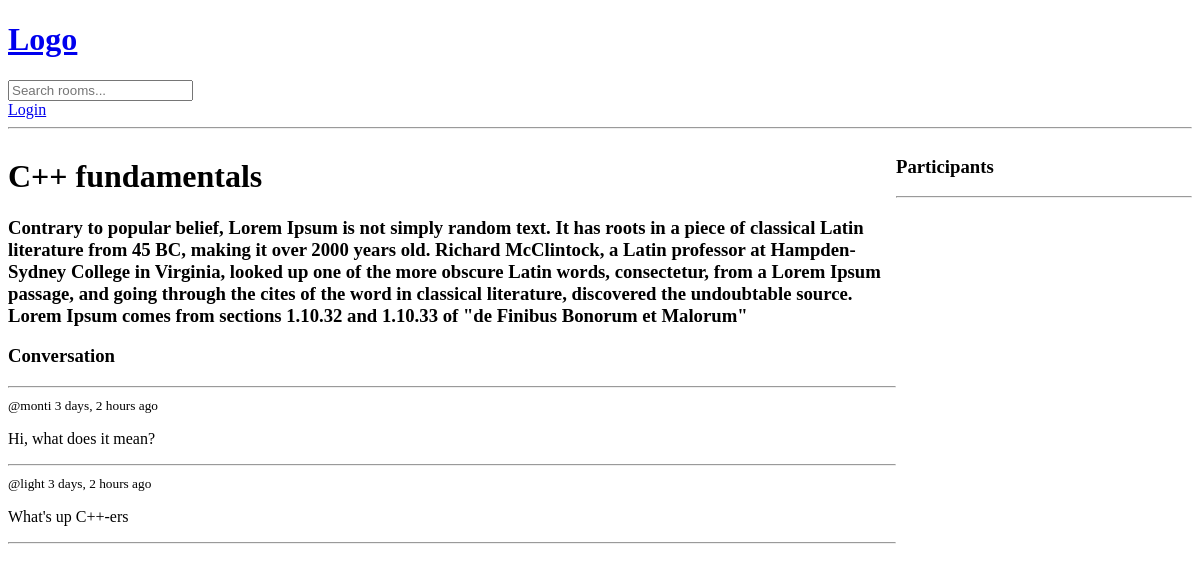
The page /room/4/ on the database as committed earlier.
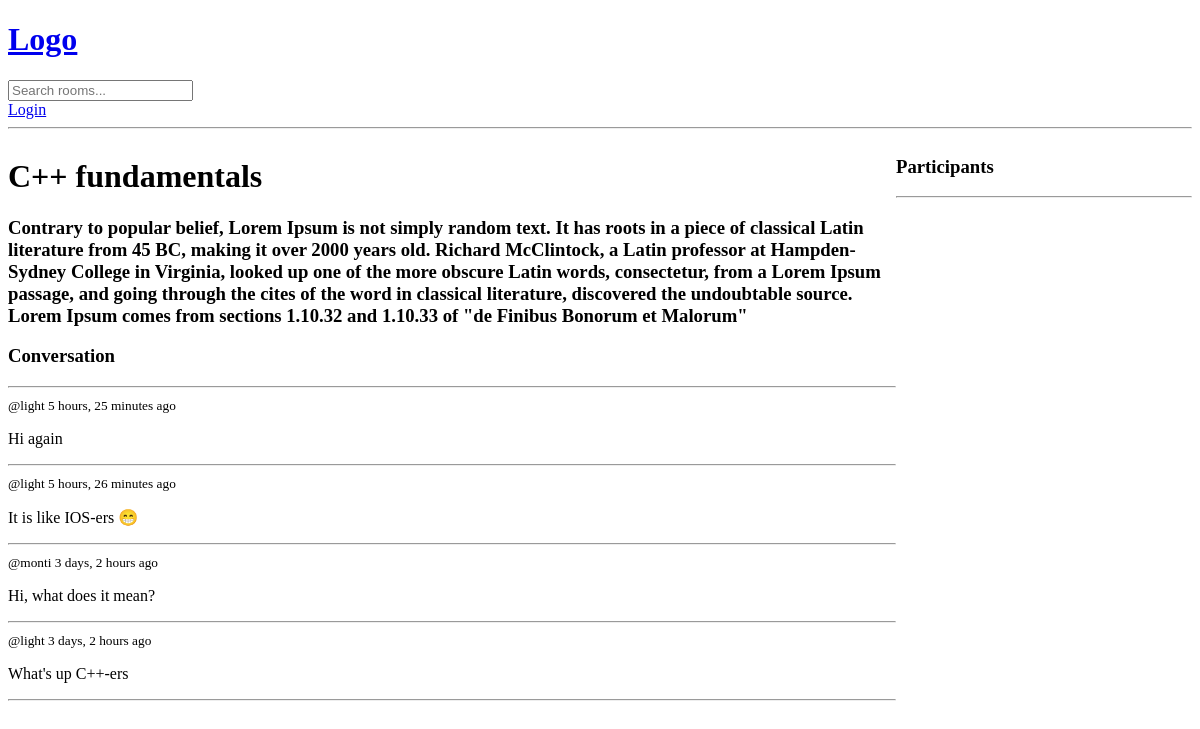
The same page on the database as committed later.
### base/models.py (models this page shows, shortened)
class Message(models.Model):
    user = models.ForeignKey(User, on_delete=models.CASCADE)
    room = models.ForeignKey(Room, on_delete=models.CASCADE)
    body = models.TextField()
    updated = models.DateTimeField(auto_now=True)
    created = models.DateTimeField(auto_now_add=True)
    class Meta:
        ordering = ['-updated', '-created']

### base/views.py (the view, shortened to what this page needs)
# urls.py: path('room/<str:pk>/', views.room, name="room"),
def room(request: any, pk: str) -> HttpResponse:
    room = Room.objects.get(id=pk)
    room_messages = room.message_set.all()
    participants = room.participants.all()
    context = {
        'room' : room,
        'room_messages' : room_messages,
        'participants' : participants
    }
    return render(request, 'base/room.html', context)

### base/templates/base/room.html (shortened to what this page needs)
{% extends 'main.html' %}
{% block content %}
<div class="room-container">
    <div>
        <h1> {{ room.name }}</h1>
        <h3> {{ room.description }}</h3>
        <div class="comment-wrapper">
            <h3>Conversation</h3>
            <hr>
            {% for message in room_messages %}
                <div>
                    <small>@{{ message.user }} {{ message.created|timesince }} ago</small>
                    <p>{{ message.body }}</p>
                    <hr>
                </div>
            {% endfor%}
        </div>
    </div>
    <div>
        <h3>Participants</h3>
        <hr>
    </div>
</div>
{% endblock %}

Rows that differ between the two databases and show on the page:
added Message: user "light", created "5 hours, 25 minutes", body "Hi again"
added Message: user "light", created "5 hours, 26 minutes", body "It is like IOS-ers 😁"
